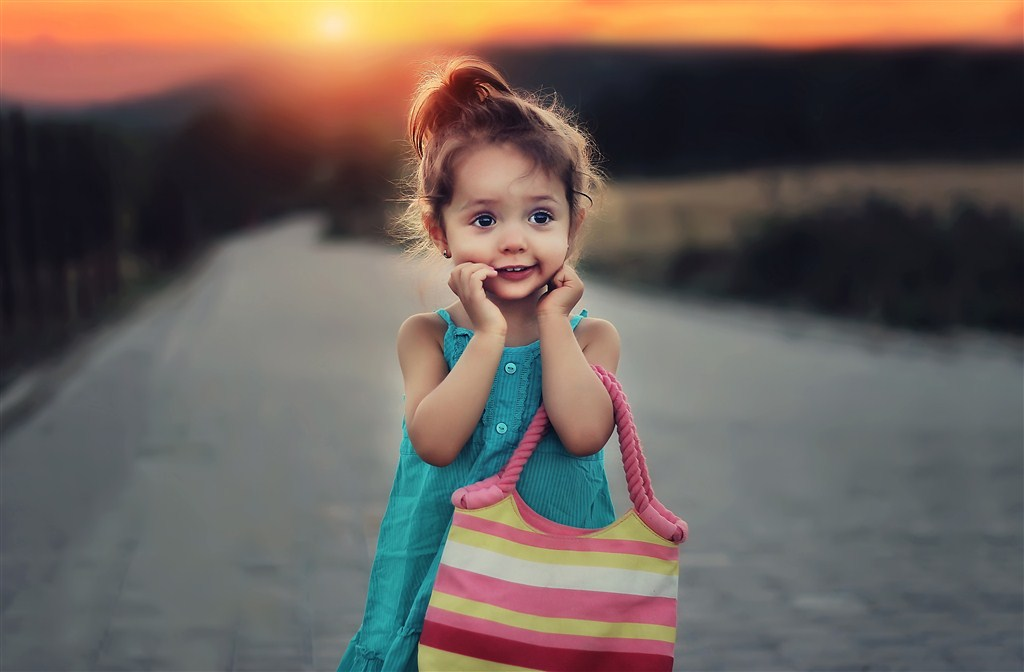
#> input picture opencv/images/others/002.jpg, 1024 x 672 px, found by its file name
$ python flipping.py
#> lines starting #> are read from the running program, lines starting #| are printed output that depends on the picture
import numpy as np
import argparse
import imutils
import cv2

# ap = argparse.ArgumentParser()
# ap.add_argument("-i", "--image", required=True, help="Path to the image")
# args = vars(ap.parse_args())

image = cv2.imread("./images/others/002.jpg")
#> image is the input picture: shape (672, 1024, 3); mean B, G, R 89.8, 95.7, 107.5
cv2.imshow("Original", image)

flipped = cv2.flip(image, 1)
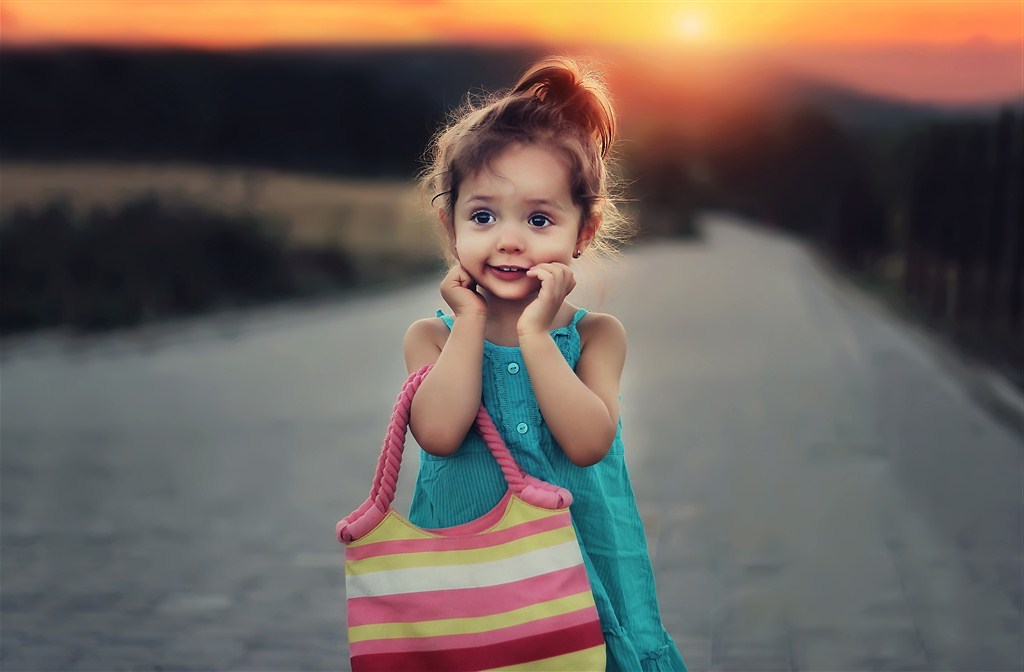
#> flipped: shape (672, 1024, 3); mean B, G, R 89.8, 95.7, 107.5
cv2.imshow("Flipped Horizontally", flipped)

flipped = cv2.flip(image, 0)
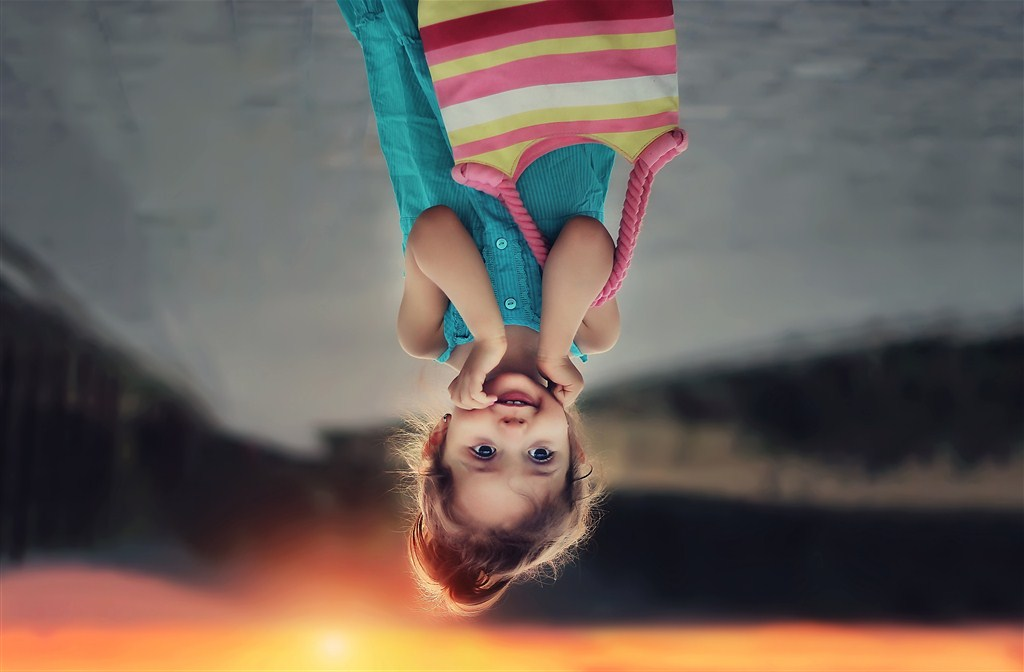
#> flipped: shape (672, 1024, 3); mean B, G, R 89.8, 95.7, 107.5
cv2.imshow("Flipped Vertically", flipped)

flipped = cv2.flip(image, -1)
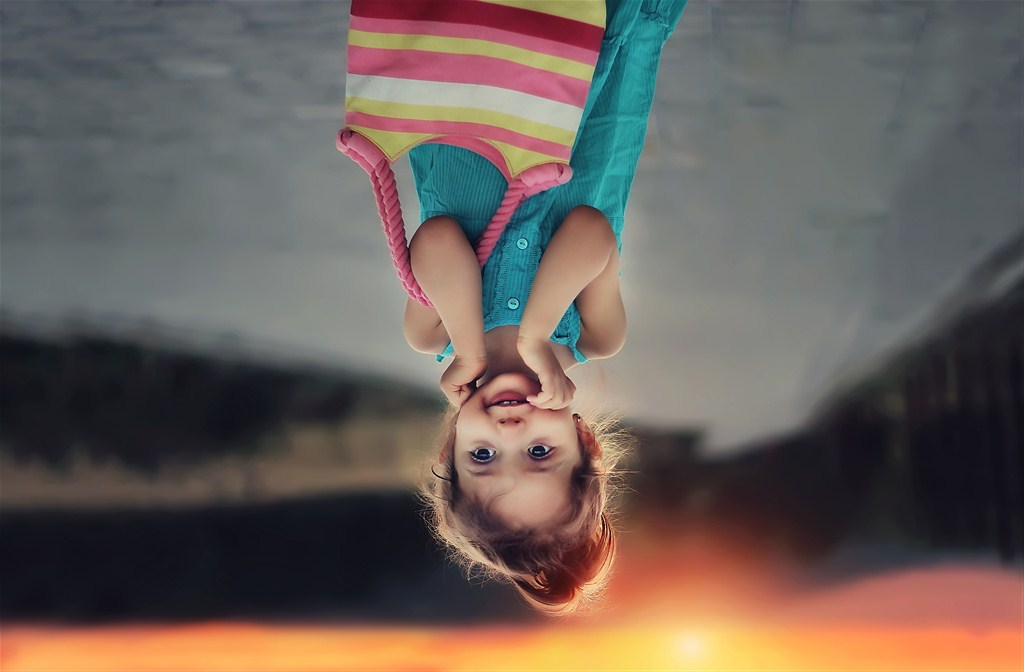
#> flipped: shape (672, 1024, 3); mean B, G, R 89.8, 95.7, 107.5
cv2.imshow("Flipped Horizontally & Vertically", flipped)
cv2.waitKey(0)

$ run again, with opencv/images/others/003.jpg copied over opencv/images/others/002.jpg
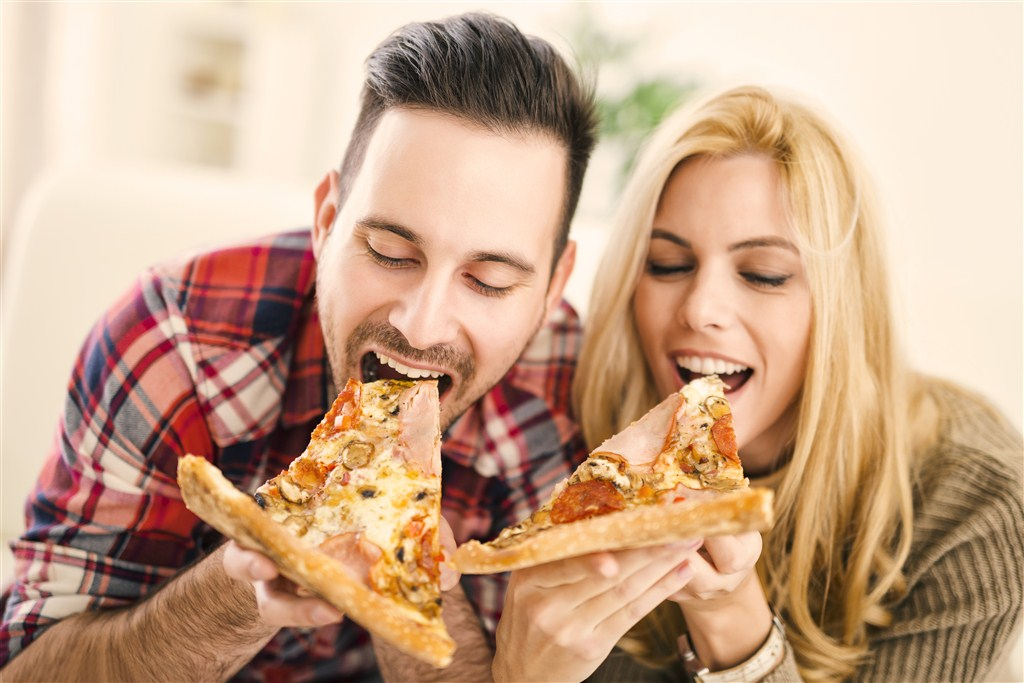
#> input picture opencv/images/others/003.jpg, 1024 x 683 px, found by its file name
#> image is the input picture: shape (683, 1024, 3); mean B, G, R 138.3, 165.4, 200.5
#> `flipped = cv2.flip(image, 0)`:
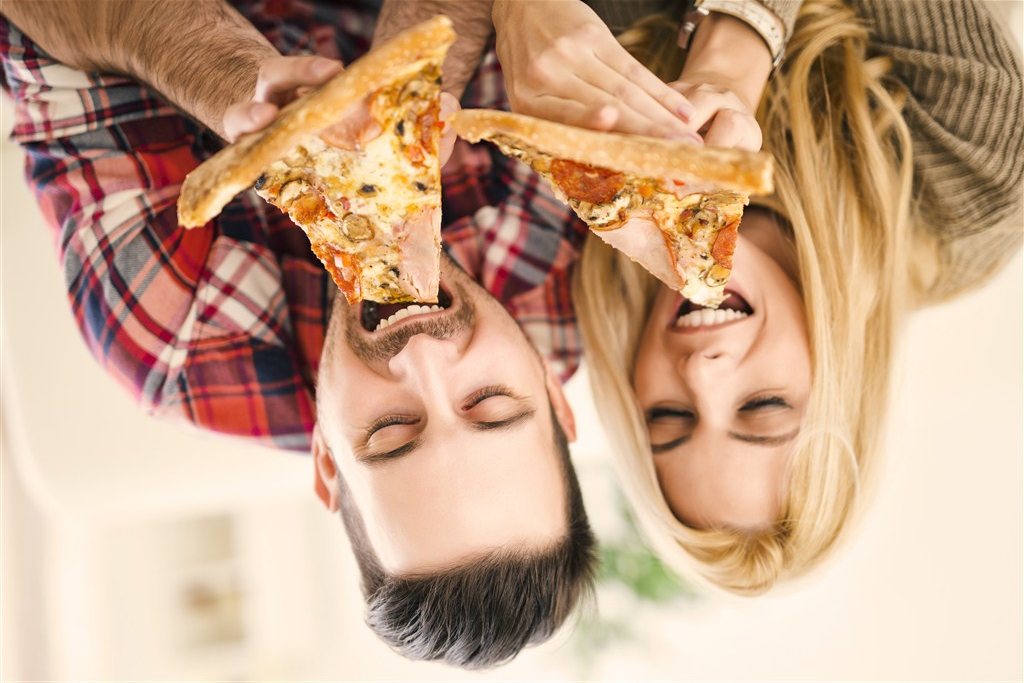
#> flipped: shape (683, 1024, 3); mean B, G, R 138.3, 165.4, 200.5
#> `flipped = cv2.flip(image, -1)`:
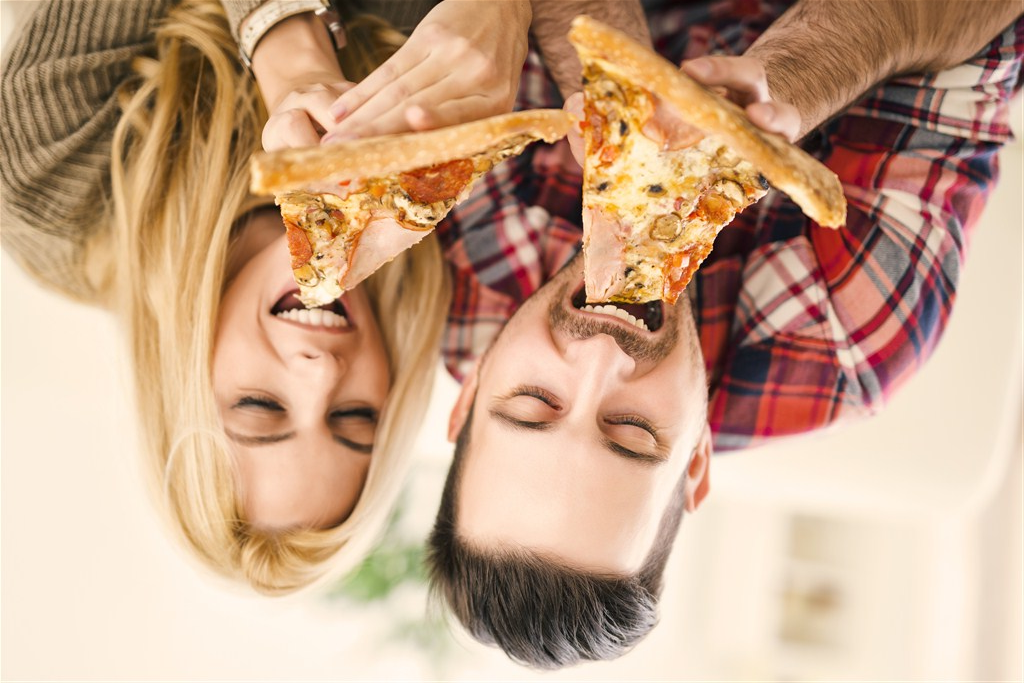
#> flipped: shape (683, 1024, 3); mean B, G, R 138.3, 165.4, 200.5

$ run again, with opencv/images/others/cat001.jpg copied over opencv/images/others/002.jpg
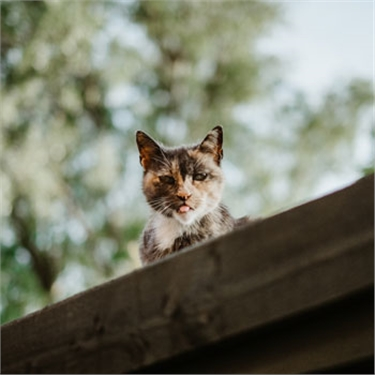
#> input picture opencv/images/others/cat001.jpg, 375 x 375 px, found by its file name
#> image is the input picture: shape (375, 375, 3); mean B, G, R 103.4, 118.6, 116.7
#> `flipped = cv2.flip(image, 0)`:
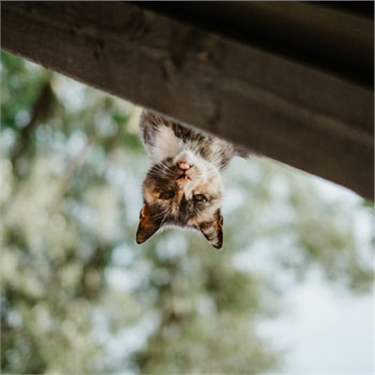
#> flipped: shape (375, 375, 3); mean B, G, R 103.4, 118.6, 116.7
#> `flipped = cv2.flip(image, -1)`:
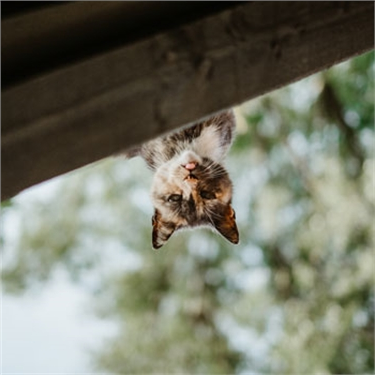
#> flipped: shape (375, 375, 3); mean B, G, R 103.4, 118.6, 116.7
